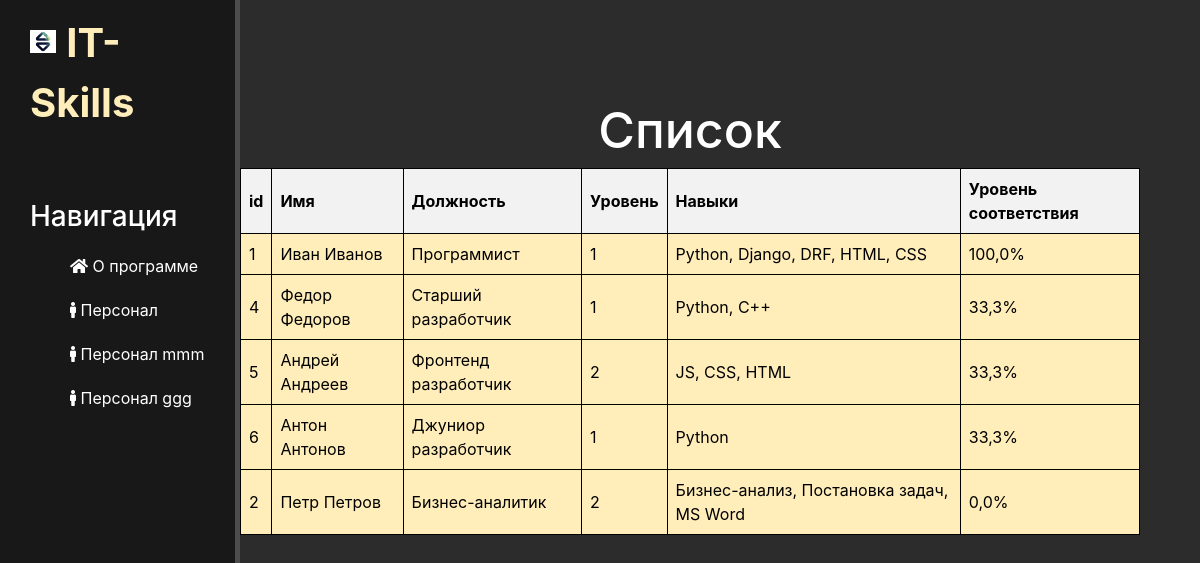
Page /emplo/mmm/ on the committed database.
### emplo/models.py (models this page shows, shortened)
class Employee(models.Model):
    name = models.CharField('Имя', max_length=20, default='')
    position = models.CharField('Должность', max_length=20, default='')
    skill = models.TextField('Навыки', default = '')
    level = models.CharField('Уровень', max_length = 5, default='')
    fit_level = models.FloatField('Соответствие', default=0)
    class Meta:
        verbose_name="Сотрудник"
        verbose_name_plural = 'Сотрудники'

### emplo/views.py (the view)
# urls.py: path('mmm/', views.emplo_list_view, name='emplo-list'),
def emplo_list_view(request):
    skill_req = 'Python, Django, CSS'
    queryset = Employee.objects.all()
    for emp in queryset:
        emp.fit_level = count_fit(emp.skill, skill_req)
        emp.save()
    queryset = Employee.objects.order_by('-fit_level')
    serializer = EmployeeSerializer(queryset, many=True)
    context = {
        'data': serializer.data
    }
    return render(request, 'emplo/emplo_list.html', context)

### emplo/views.py (called while the page is built)
def count_fit(emp_skill, skill_req):
    e = [i.strip() for i in emp_skill.split(',')]
    s = [i.strip() for i in skill_req.split(',')]
    return 0 if not s else round(sum(i in e for i in s) / len(s) * 100, 1)

### emplo/templates/emplo/emplo_list.html (shortened to what this page needs)
{% extends "main/layout.html" %}
{% block content %}
    <div class="features">
        <h1 color="white">Список</h1>
    {% if data %}
        <table border="1">
            <thead>
                <tr>
                    <th>id</th>
                    <th>Имя</th>
                    <th>Должность</th>
                    <th>Уровень</th>
                    <th>Навыки</th>
                    <th>Уровень соответствия</th>
                </tr>
            </thead>
            <tbody>
                {% for item in data %}
                    <tr>
                        <td>{{ item.id }}</td>
                        <td>{{ item.name }}</td>
                        <td>{{ item.position }}</td>
                        <td>{{ item.level }}</td>
                        <td>{{ item.skill }}</td>
                        <td>{{ item.fit_level }}%</td>
                    </tr>
                {% endfor %}
            </tbody>
        </table>
    {% else %}
        <p>Нет данных для отображения.</p>
    {% endif %}
    </div>
{% endblock content %}

### main/static/main/css/main.css (style rules this page uses)
body { background: #2c2c2c; }
main .features { float: left; color: #fff; margin-top: 100px; text-align: center; width: 75%; }
main .features h1 { font-size: 50px; }

### main/static/main/css/table.css (style rules this page uses)
main table { background-color: #ffeeba; color: black; border-collapse: collapse; width: 100%; }
main th, td { background-color: #ffeeba; color: black; border: 1px solid black; padding: 8px; text-align: left; }
main th { background-color: #f2f2f2; }

### rows in the picture
Employee: name "Иван Иванов", position "Программист", skill "Python, Django, DRF, HTML, CSS", fit_level "100,0"
Employee: name "Федор Федоров", position "Старший разработчик", skill "Python, C++", fit_level "33,3"
Employee: name "Андрей Андреев", position "Фронтенд разработчик", skill "JS, CSS, HTML", fit_level "33,3"
Employee: name "Антон Антонов", position "Джуниор разработчик", skill "Python", fit_level "33,3"
Employee: name "Петр Петров", position "Бизнес-аналитик", skill "Бизнес-анализ, Постановка задач, MS Word", fit_level "0,0"

### other values in the picture
{{ item.id }} "1" "4" "5" "6" "2"
{{ item.level }} "1" "1" "2" "1" "2"
